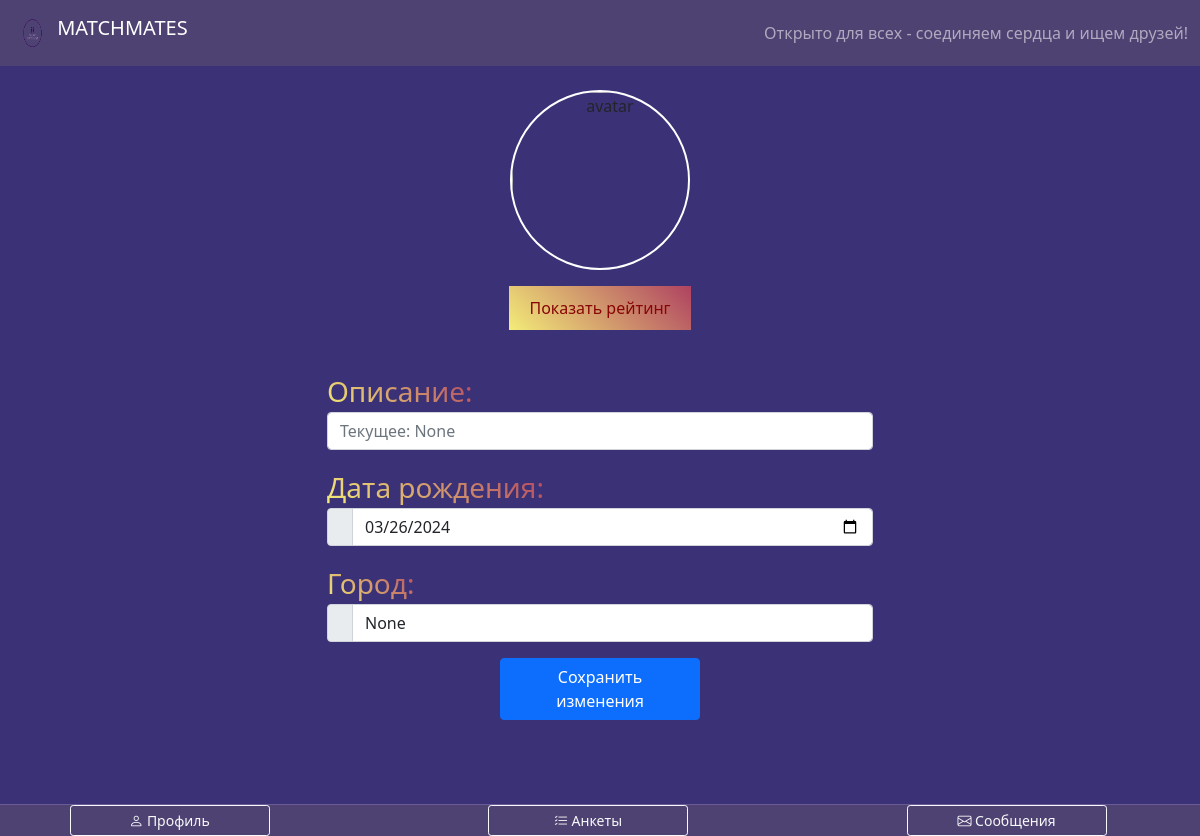
/profile/8 (signed in), run on the app's committed database.
### python.py (models this page shows, shortened)
class User(UserMixin, db.Model):
    id = db.Column(db.Integer, primary_key=True)
    nickname = db.Column(db.String(100), unique=True)
    password_hash = db.Column(db.String(100))
    dob = db.Column(db.Date)
    description = db.Column(db.Text)
    age = db.Column(db.Integer)
    photo = db.Column(db.String(1000))
    rating = db.Column(db.Integer, default=0)
    city = db.Column(db.String(100))

### python.py (the view)
@app.route('/profile/<int:user_id>')
@login_required
def profile(user_id):
    user = User.query.get(user_id)
    return render_template('profile.html', user=user)

### python.py (called while the page is built)
@login_manager.user_loader
def load_user(user_id):
    return db.session.get(User, int(user_id))

### templates/profile.html (shortened to what this page needs)
{% extends 'base.html' %}
{% block content %}
<div class="text-center my-4">
        <div  class="avatar-container">
            <img src="{{ current_user.photo }}" alt="avatar"   onclick="document.getElementById('avatarInput').click();" style="border-radius: 50%; border: 2px solid white; width: 180px; height: 180px; cursor: pointer;">
        </div>
    <div class="my-3">
        <button id="ratingButton" class="gradient-border" onmouseover="showRatingTooltip()" onmouseout="hideRatingTooltip()">Показать рейтинг</button>
        </div>
</div>
<div class="container">
    <form action="{{ url_for('update_description') }}" method="post">
        <div class="row justify-content-center">
            <div class="col-md-6 col-sm-12">
                <span class="gradient-text fs-3">Описание:</span>
                <div class="form-group mb-3">
                    <input type="text" class="form-control" name="description" placeholder="Текущее: {{ current_user.description }}">
                </div>
                <span class="gradient-text fs-3">Дата рождения:</span>
                <div class="form-group mb-3">
                    <div class="input-group">
                        <span class="input-group-text"></span>
                        <input type="date" class="form-control" name="dob" value="{{ current_user.dob }}" required>
                    </div>
                </div>
                <span class="gradient-text fs-3">Город:</span>
                <div class="form-group mb-3">
                    <div class="input-group">
                        <span class="input-group-text"></span>
                        <input type="text" class="form-control" name="city" value="{{ current_user.city }}">
                    </div>
                </div>
                <div class="d-flex justify-content-center">
                    <button type="submit" class="btn btn-primary">Сохранить изменения</button>
            </div>
        </div>
    </form>
</div>
{% endblock content %}

### templates/base.html (style rules this page uses)
body { background-color:#3B3176; display: flex; flex-direction: column; flex: 1 0 auto; margin-bottom: 100px; }

### templates/profile.html (style rules this page uses)
.gradient-border { border: none; padding: 10px 20px; background: linear-gradient(45deg, #f3ec78, #af4261); color: rgb(136, 5, 5); cursor: pointer; outline: none; position: relative; }
.btn { width: 200px; }
.gradient-text { background: linear-gradient(45deg, #f3ec78, #af4261); background-clip: text; color: transparent; }

### data on the page
User: description "Текущее: None", dob "03/26/2024", city "None"
